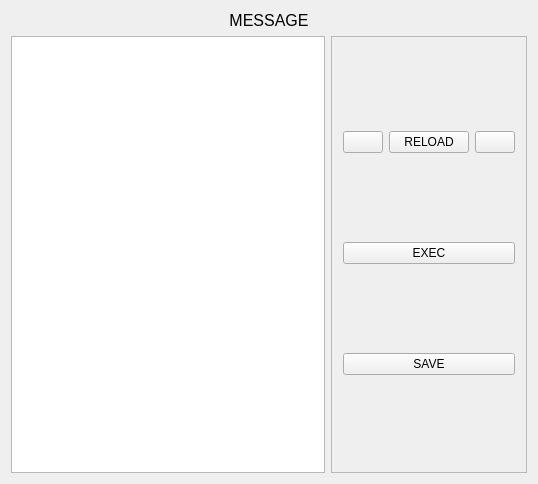
<?xml version="1.0" encoding="UTF-8"?>
<ui version="4.0">
 <class>wgt_swarmClass</class>
 <widget class="QWidget" name="wgt_swarmClass">
  <property name="geometry">
   <rect>
    <x>0</x>
    <y>0</y>
    <width>538</width>
    <height>484</height>
   </rect>
  </property>
  <property name="minimumSize">
   <size>
    <width>538</width>
    <height>100</height>
   </size>
  </property>
  <property name="windowTitle">
   <string>wgt_swarm</string>
  </property>
  <layout class="QGridLayout" name="gridLayout">
   <item row="0" column="0" colspan="2">
    <widget class="QLabel" name="label_message">
     <property name="font">
      <font>
       <pointsize>12</pointsize>
      </font>
     </property>
     <property name="text">
      <string>MESSAGE</string>
     </property>
     <property name="alignment">
      <set>Qt::AlignCenter</set>
     </property>
     <property name="wordWrap">
      <bool>true</bool>
     </property>
    </widget>
   </item>
   <item row="1" column="0">
    <widget class="QTextEdit" name="textEdit"/>
   </item>
   <item row="1" column="1">
    <widget class="QFrame" name="frame">
     <property name="frameShape">
      <enum>QFrame::StyledPanel</enum>
     </property>
     <property name="frameShadow">
      <enum>QFrame::Raised</enum>
     </property>
     <layout class="QVBoxLayout" name="verticalLayout">
      <item>
       <layout class="QHBoxLayout" name="horizontalLayout">
        <item>
         <widget class="QPushButton" name="pushButton_prev"/>
        </item>
        <item>
         <widget class="QPushButton" name="pushButton_reload">
          <property name="text">
           <string>RELOAD</string>
          </property>
         </widget>
        </item>
        <item>
         <widget class="QPushButton" name="pushButton_next"/>
        </item>
       </layout>
      </item>
      <item>
       <widget class="QPushButton" name="pushButton_exec">
        <property name="text">
         <string>EXEC</string>
        </property>
       </widget>
      </item>
      <item>
       <widget class="QPushButton" name="pushButton_save">
        <property name="text">
         <string>SAVE</string>
        </property>
       </widget>
      </item>
     </layout>
    </widget>
   </item>
  </layout>
 </widget>
 <layoutdefault spacing="6" margin="11"/>
 <resources/>
 <connections/>
</ui>
